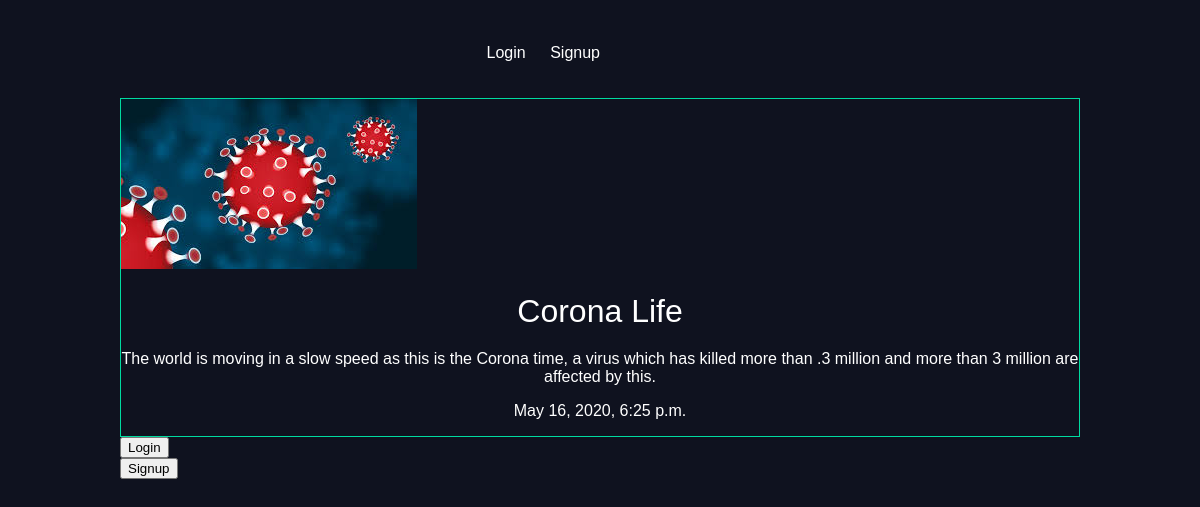
The page /Corona-Life/ on the database its author committed.
### articles/models.py (models this page shows, shortened)
class Article(models.Model):
    title = models.CharField(max_length=100)
    slug = models.SlugField()
    body = models.TextField()
    date = models.DateTimeField(auto_now_add=True)
    thumb = models.ImageField(default='default.png', blank=True)
    author = models.ForeignKey(User, default=None, on_delete=models.CASCADE)

### articles/views.py (the view)
# urls.py: path('<slug>/', views.article_detail, name='detail'),
def article_detail(request, slug):
    article = Article.objects.get(slug=slug)
    return render(request, 'articles/article_detail.html', {'article': article})

### articles/templates/articles/article_detail.html
{% extends 'base.html' %}
{% block content %}
  <div class="article-detail">
      <div class="article">
          <img src="{{article.thumb.url}}"/>
          <h2>{{ article.title}}</h2>
          <p>{{article.body}}</p>
          <p>{{article.date}}</p>
      </div>
  </div>
  <div class="login-singup">
    <form action="/accounts/login/">
      <input type="submit" value="Login">
  </form>
  <form action="/accounts/signup/">
    <input type="submit" value="Signup">
</form>
  </div>
  </div>
  {% endblock %}

### assets/styles.css (style rules this page uses)
body { background-color: #0f121f; background-repeat: no-repeat; color: #fff; }
body * { font-family: sans-serif; }
h1, h2, h3, h4, h5 { font-weight: normal; margin: 0; text-align: center; }
.article { padding: 10px; border: 1px solid #00dba0; position: relative; padding-bottom: 40px; }
.article h2 { font-size: 1.2em; }
.article-detail .article { padding: 0; }
.article-detail .article img { max-width: 100%; }
.article-detail .article h2 { text-align: center; margin: 20px auto; font-size: 2em; }
.article-detail .article p { text-align: center; }

### rows shown on the page
Article: thumb (picture), title "Corona Life", body "The world is moving in a slow speed as this is the Corona time, a virus which has killed more than .3 million and more than 3 million are affected by this.", date "May 16, 2020, 6:25 p.m."
